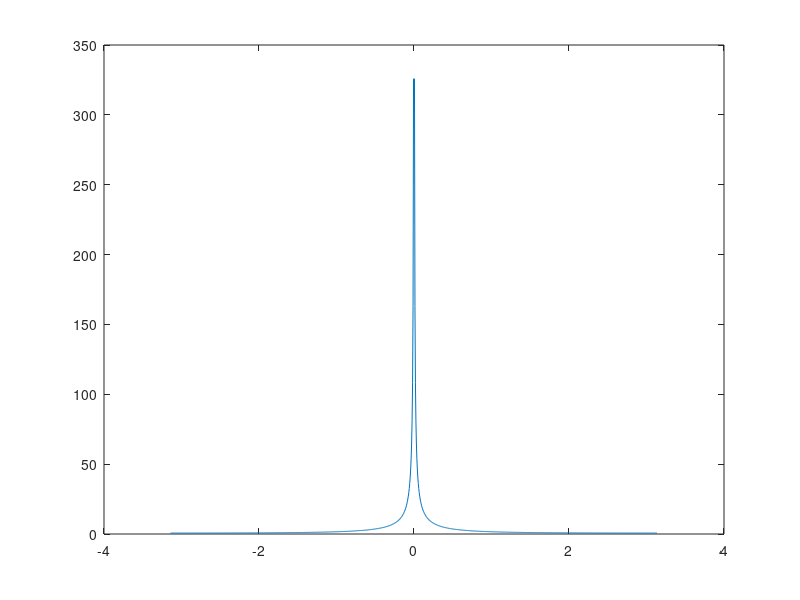
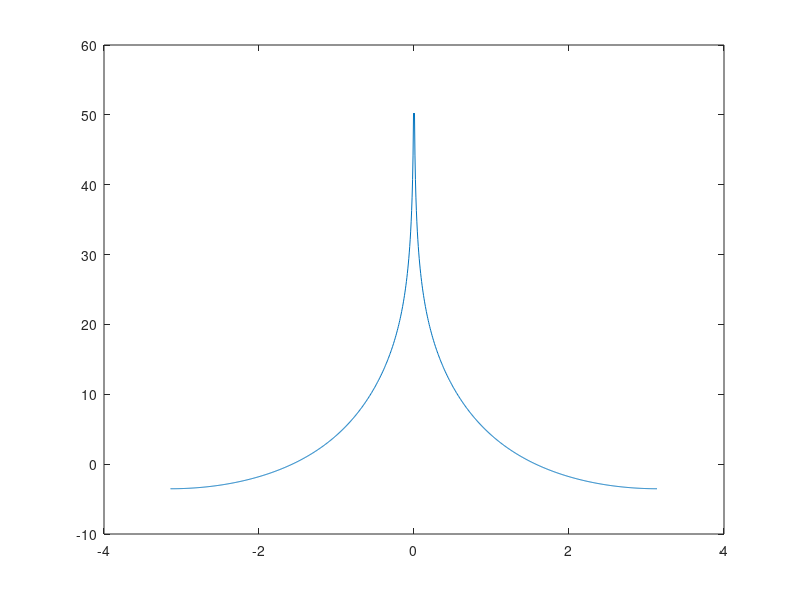

MATLAB code for these plots, in order:
clc;
clear all;
close all;

N=1024;
a=3;
b=2;
c=1;

dw=2*pi/N;
w=-pi:dw:pi-dw;
s=exp(j*w);
G=(s-a)./((s-b).*(s-c));

figure;
plot(w,abs(G));
figure;
plot(w,20*log10(abs(G)));
